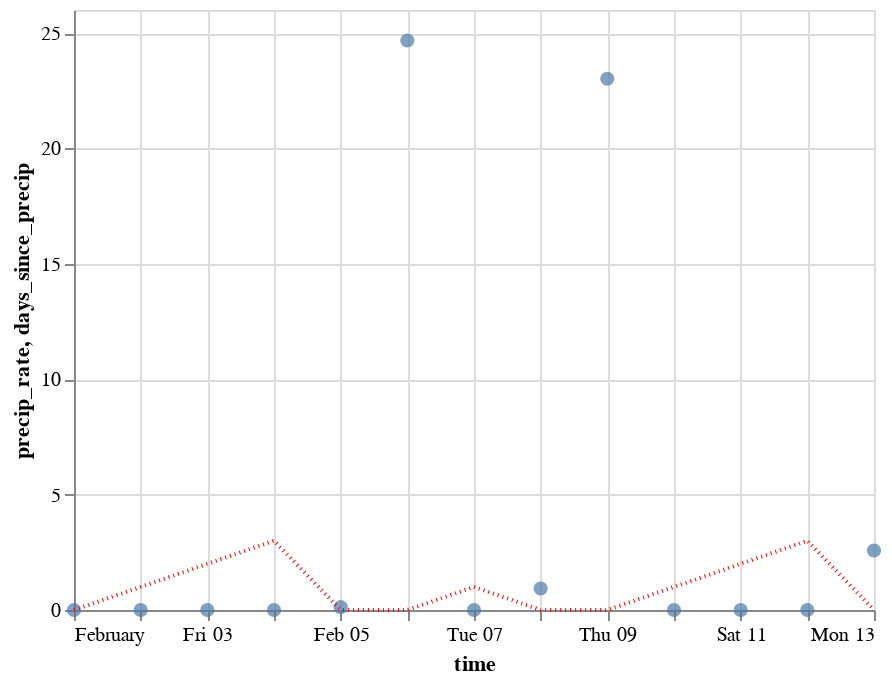

Notebook code for this chart:
### Code cell
alt.Chart(disdro_precip_rate_30min_df).mark_circle(size=50).encode(
    alt.X('time:T'),
    alt.Y("precip_rate:Q")
) + alt.Chart(disdro_precip_rate_30min_df).mark_line(color='red', strokeDash=[0.5,2]).encode(
    alt.X('time:T'),
    alt.Y("days_since_precip:Q"),
    alt.StrokeDash()
)

### Figure 1 — Vega-Lite specification as saved in the notebook (floating-point values rounded to 4 significant figures)
{"config": {"view": {"continuousWidth": 400, "continuousHeight": 300}}, "layer": [{"mark": {"type": "circle", "size": 50}, "encoding": {"x": {"field": "time", "type": "temporal"}, "y": {"field": "precip_rate", "type": "quantitative"}}}, {"mark": {"type": "line", "color": "red", "strokeDash": [0.5, 2]}, "encoding": {"strokeDash": {}, "x": {"field": "time", "type": "temporal"}, "y": {"field": "days_since_precip", "type": "quantitative"}}}], "data": {"name": "data-769c108f62e5094c541a39fce49f214c"}, "$schema": "https://vega.github.io/schema/vega-lite/v4.17.0.json", "datasets": {"data-769c108f62e5094c541a39fce49f214c": [{"time": "2023-02-01T00:00:00", "precip_rate": 0.0, "days_since_precip": 0}, {"time": "2023-02-02T00:00:00", "precip_rate": 0.0, "days_since_precip": 1}, {"time": "2023-02-03T00:00:00", "precip_rate": 0.0, "days_since_precip": 2}, {"time": "2023-02-04T00:00:00", "precip_rate": 0.0, "days_since_precip": 3}, {"time": "2023-02-05T00:00:00", "precip_rate": 0.123, "days_since_precip": 0}, {"time": "2023-02-06T00:00:00", "precip_rate": 24.68, "days_since_precip": 0}, {"time": "2023-02-07T00:00:00", "precip_rate": 0.0, "days_since_precip": 1}, {"time": "2023-02-08T00:00:00", "precip_rate": 0.934, "days_since_precip": 0}, {"time": "2023-02-09T00:00:00", "precip_rate": 23.02, "days_since_precip": 0}, {"time": "2023-02-10T00:00:00", "precip_rate": 0.0, "days_since_precip": 1}, {"time": "2023-02-11T00:00:00", "precip_rate": 0.0, "days_since_precip": 2}, {"time": "2023-02-12T00:00:00", "precip_rate": 0.0, "days_since_precip": 3}, {"time": "2023-02-13T00:00:00", "precip_rate": 2.58, "days_since_precip": 0}]}}
